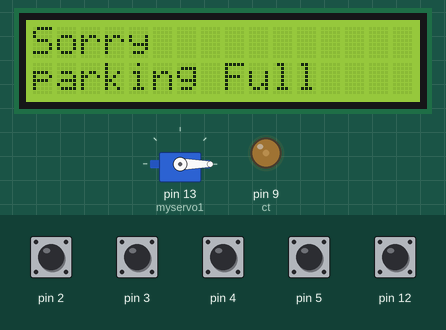
The sketch below on a simulated Arduino Uno, built with avr-gcc and run on an emulated ATmega328P. Shown: 16×2 character LCD, servo, output pins drawn as LEDs (lit = HIGH). Inputs (shaded band) come from the test bench; at power-on: pin 2–5, pin 12 HIGH.

Above: at 2.2 s.
2.3 s: pin 2 pulled LOW for 1 s
At 3.09 s:
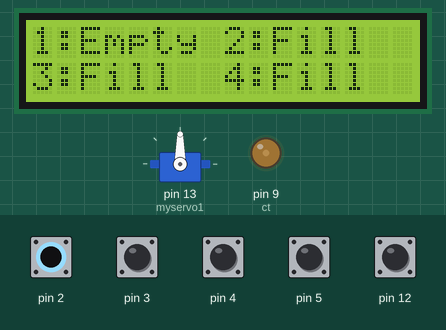
6.0 s: pin 3 pulled LOW for 1 s
At 6.8 s:
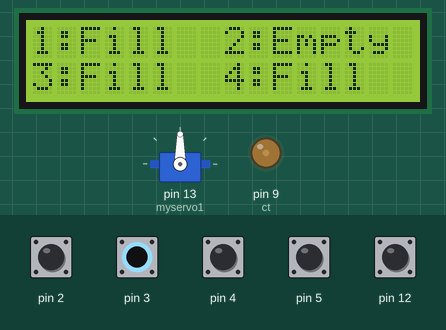
8.5 s: pin 4 pulled LOW for 1 s
At 9.3 s:
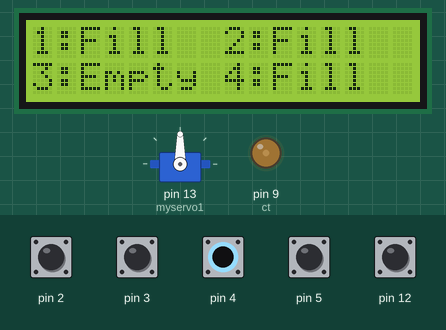
11.0 s: pin 5 pulled LOW for 1 s
At 11.8 s:
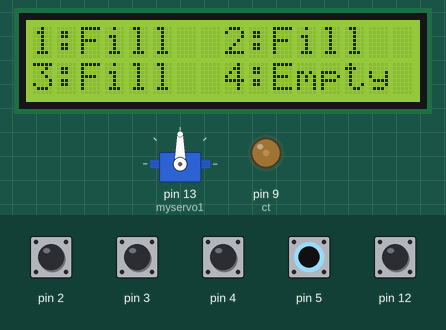
13.5 s: pin 12 pulled LOW for 0.35 s
16.9 s: pin 2 driven LOW and pin 3 driven LOW
At 18.4 s:
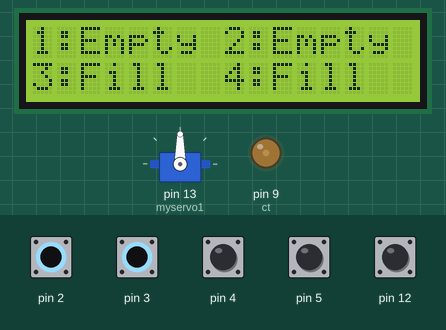
Timing chart, 0 to 19.7 s (numbered marks = the images above; inputs shaded):
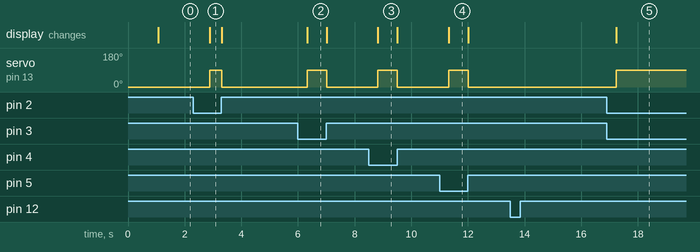

The sketch:

codeForSimulation.ino
```cpp
#include<Servo.h>
#include <LiquidCrystal.h>;
const int rs = 6, en = 7,d4 = A0, d5 = A1, d6 = A2, d7 = A3, ct=9;
//en=7,rs=6,d4 = a0, d5 = a1, d6 = a2, d7 = a3,
LiquidCrystal mylcd(rs, en, d4, d5, d6, d7);

  Servo myservo1;


int s1=0,s2=0,s3=0,s4=0;
int slot=4;
int a=0,b=0,c=0,d=0;

bool parkingFull = true;


void setup() {

  analogWrite(ct,50);

mylcd.begin(16,2);
mylcd.print("Welcome to");
mylcd.setCursor(0, 1);
mylcd.print("parking system");
delay(1000);
mylcd.clear();
Read_sensor();
int totalSlot =s1+s2+s3+s4;
slot=slot-totalSlot;


  myservo1.attach(13);


 pinMode(12,INPUT_PULLUP);

 //for 4 ota sensor ko input
 pinMode(2,INPUT_PULLUP);
 pinMode(3,INPUT_PULLUP);
 pinMode(4,INPUT_PULLUP);
 pinMode(5,INPUT_PULLUP);


 pinMode(13,OUTPUT);
 // put your setup code here, to run once:
}

void loop() {
  Read_sensor();

  // mylcd.setCursor(0,1);
  // mylcd.print("Have Slot");

  // mylcd.setCursor(10,1);
  // mylcd.print(slot);
   if (parkingFull) {
      parkingFull = false; // parking lot is not full anymore
      myservo1.write(90); // toll up
    }


mylcd.setCursor (0,0);
 if(s1==0||s2==0||s3==0||s4==0){

// mylcd.clear();
if(s1==1){mylcd.print("1:Fill ");}
     else{mylcd.print("1:Empty");}

mylcd.setCursor (8,0);
if(s2==1){mylcd.print("2:Fill ");}
     else{mylcd.print("2:Empty");}

mylcd.setCursor (0,1);
if(s3==1){mylcd.print("3:Fill ");}
     else{mylcd.print("3:Empty");}

mylcd.setCursor (8,1);

if(s4==1){mylcd.print("4:Fill ");}
     else{mylcd.print("4:Empty");}


  }else {
    if (!parkingFull) {
      parkingFull = true; // parking lot is full again
      myservo1.write(0); // toll down
    }


     mylcd.clear();

       mylcd.setCursor(0, 0);
      mylcd.print("Sorry");
      mylcd.setCursor(0, 1);
      mylcd.print("parking Full");
// myservo1.write(0);

  delay(600);

  }


  if(digitalRead(12))
  {


     myservo1.write(90);//toll up
    //  delay(1500);

  }
else{
  myservo1.write(0);

  delay(1000);

}


 Read_sensor();


  // put your main code here, to run repeatedly:

}

void Read_sensor()
{
  s1 = 0;
  s2 = 0;
  s3 = 0;
  s4 = 0;

  if(digitalRead(2))
  {
    s1 = 1;
    a=1;
  }
  if(digitalRead(3))
  {
    s2 = 1;
    b=1;
  }
  if(digitalRead(4))
  {
    s3 = 1;
    c=1;
  }
  if(digitalRead(5))
  {
    s4 = 1;
    d=1;
  }


}
```

Measured:
- after the input at 2.3 s, servo on pin 13 (myservo1): 0° → 90° after 0.58 s, → 0° 0.43 s later; the display: changes after 0.59 s (image 1)
- after the input at 6.0 s, servo on pin 13 (myservo1): 0° → 90° after 0.33 s, → 0° 0.68 s later; the display: changes after 0.33 s (image 2)
- after the input at 8.5 s, servo on pin 13 (myservo1): 0° → 90° after 0.32 s, → 0° 0.69 s later; the display: changes after 0.32 s (image 3)
- after the input at 11.0 s, servo on pin 13 (myservo1): 0° → 90° after 0.32 s, → 0° 0.69 s later; the display: changes after 0.32 s (image 4)
- after the input at 16.9 s, servo on pin 13 (myservo1): 0° → 90° after 0.34 s; the display: changes after 0.34 s (image 5)
